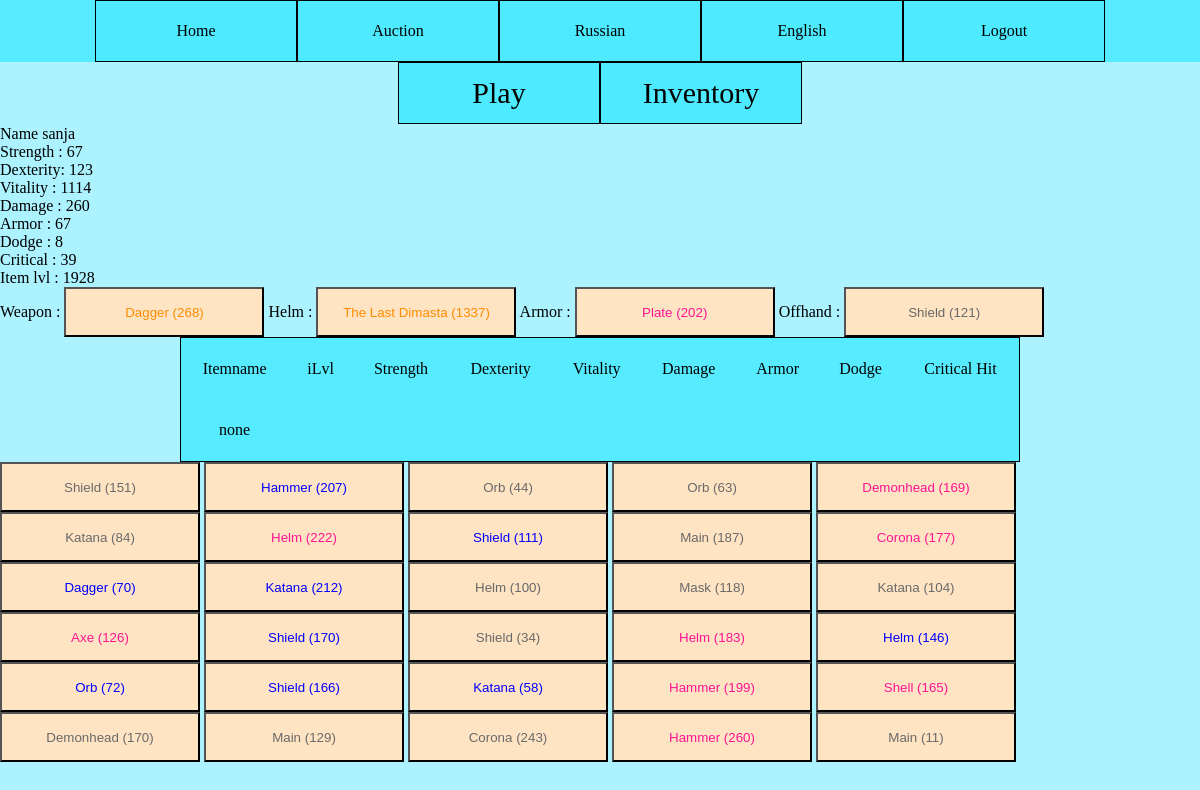
Page /en/game/inventory (signed in) on the earlier database version.
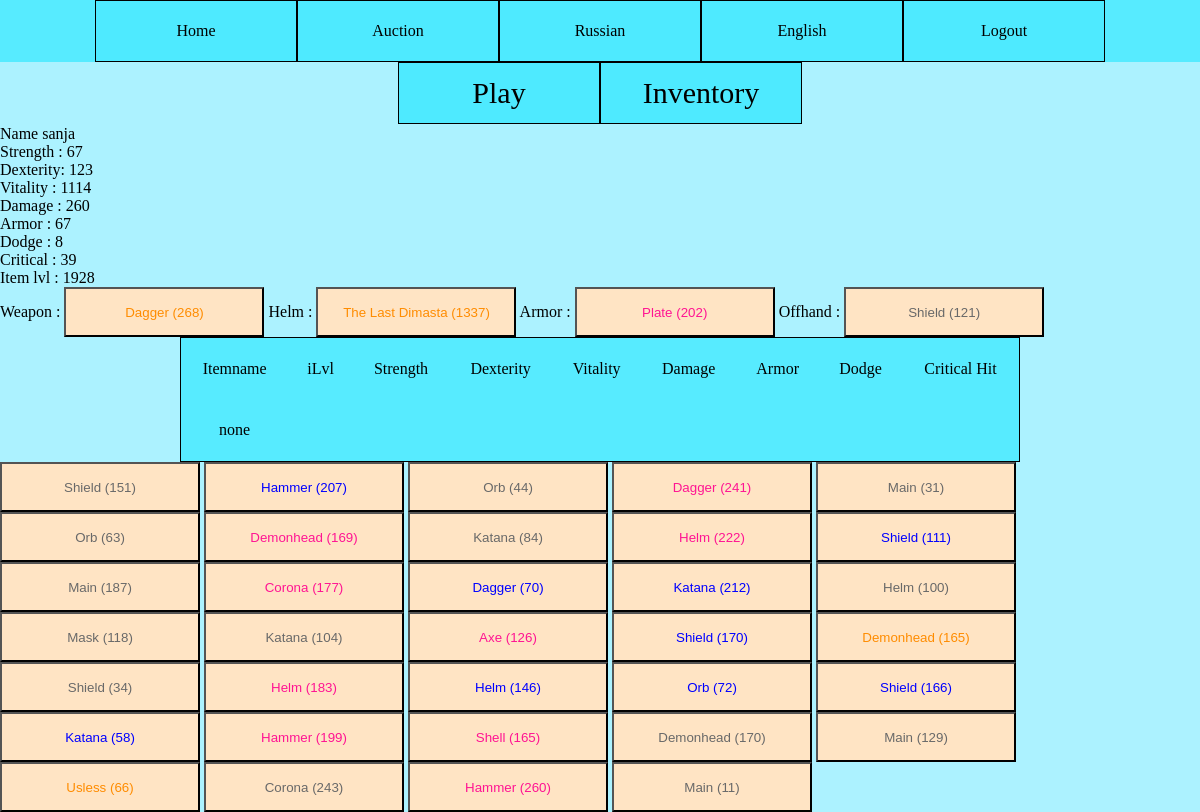
Same page on the later database version.
### main/models.py (models this page shows)
class Item(models.Model):
    item_name = models.CharField(max_length=30,null=True)
    item_level = models.IntegerField(default=0)
    item_tupe = models.IntegerField(null=True)
    item_rarity = models.IntegerField(null=True)
    character_id = models.ForeignKey(Character, on_delete=models.SET_NULL,null=True)
    used = models.BooleanField(default=False)

### main/views.py (the view)
# urls.py: path('game/inventory', views.Inventory, name='inventory'),
def Inventory(request):
    if request.user.is_authenticated:
        current_user = request.user
        char = Character.objects.get(user=current_user)
        itemz = Item.objects.filter(character_id=char.pk)
        stats = [0, 0, 0, 0, 0, 0, 0]
        ilvl = 0
        LocalItems = []
        EqItem = [0, 0, 0, 0]
        for x in itemz:
            local_item = LocalItem(x)
            if (char.eq_armor == x or char.eq_helm == x or char.eq_weapon == x or char.eq_offhand == x):
                EqItem[x.item_tupe] = local_item
                ilvl += x.item_level
                for x in range(len(stats)):
                    stats[x] += local_item.stats[x]
            elif not x.used:
                LocalItems.append(local_item)
        context = {'user': current_user, 'ilvl': ilvl, 'stats': stats, 'items': LocalItems, 'eq_items': EqItem}
        return render(request, 'inventory.html', context=context)
    else:
        return HttpResponseForbidden()

### templates/inventory.html (shortened to what this page needs)
{% extends "game.html" %}
{% load i18n %}
{% block script %}
    {% load static %}
{% endblock %}
{% block main_window %}
    <div id="mono">
        {% trans "Name" %} {{ user.username }}<br>
        {% trans "Strength" %} : {{ stats.0 }}<br>
        {% trans "Dexterity" %}: {{ stats.1 }}<br>
        {% trans "Vitality" %} : {{ stats.2 }}<br>
        {% trans "Damage" %}   : {{ stats.3 }}<br>
        {% trans "Armor" %}    : {{ stats.4 }}<br>
        {% trans "Dodge" %}    : {{ stats.5 }}<br>
        {% trans "Critical" %} : {{ stats.6 }}<br>
        {% trans "Item lvl" %} : {{ ilvl }}<br>
        {% trans "Weapon" %}   : {% include "items/item_small.html" with item=eq_items.0 only %}
        {% trans "Helm" %}     : {% include "items/item_small.html" with item=eq_items.1 only %}
        {% trans "Armor" %}    : {% include "items/item_small.html" with item=eq_items.2 only %}
        {% trans "Offhand" %}  : {% include "items/item_small.html" with item=eq_items.3 only %}
    </div>
    {% include "items/stat_table.html" %}
    <div id="scrolls">
        {% for x in items %}
            {% include "items/item_small.html" with item=x only %}
        {% endfor %}
    </div>
{% endblock %}

### templates/items/item_small.html
{% load i18n %}
{% if item %}
    <button class="item_info" id="{{ item.pk }}" onmouseenter="Display({{ item.pk }})" onclick="ItemClick({{ item.pk }})">
        {% if item.rarity == 0  %}
            <span style="color: #696969; ">
        {% elif item.rarity == 1 %}
            <span style="color: blue; ">
        {% elif item.rarity == 2 %}
            <span style="color: deeppink; ">
        {% else %}
            <span style="color: darkorange; ">
        {% endif %}
            {{ item.name }} ({{ item.ilvl }})
        </span>
    </button>
{% else %}
    <button class="item_info" id="0">
        {% trans "Empty" %}
    </button>
{% endif %}

Differences in the rows shown:
now on this page (row edited): Item: name "Dagger"
now on this page (row edited): Item: name "Main"
now on this page (row edited): Item: name "Demonhead"
now on this page (row edited): Item: name "Usless"
Other differences:
new list line: "( 241 )"
new list line: "( 31 )"
new list line: "( 165 )"
new list line: "( 66 )"
